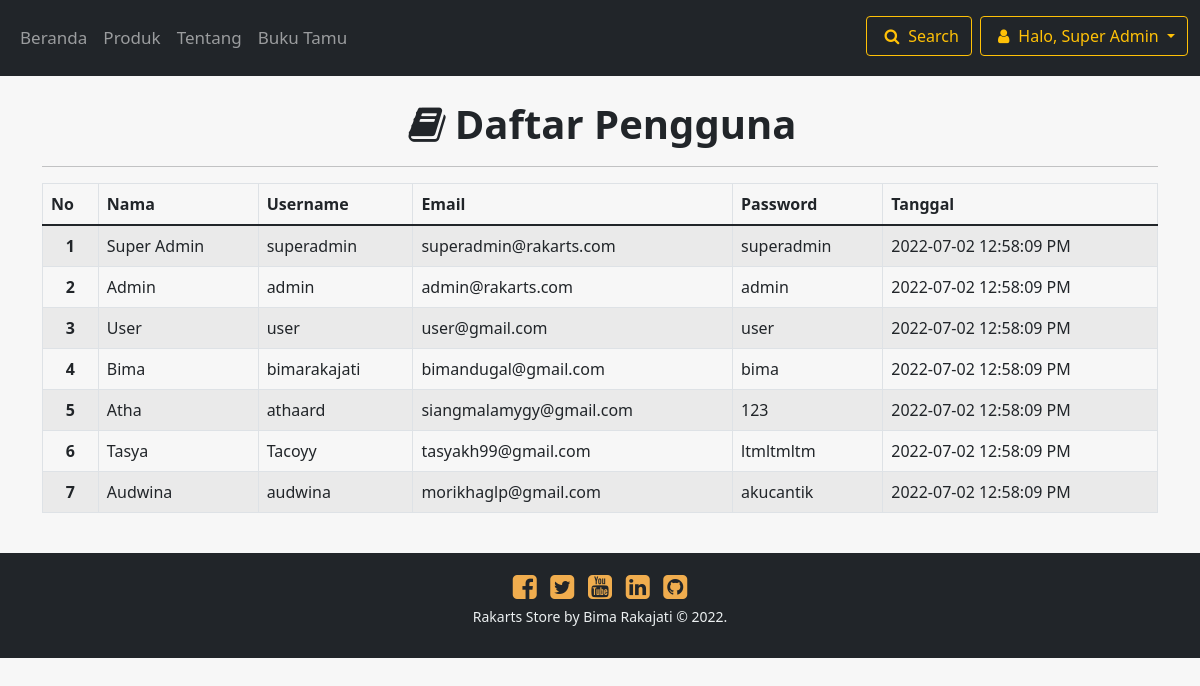
Before: /pengguna.php (signed in) with the older database file.
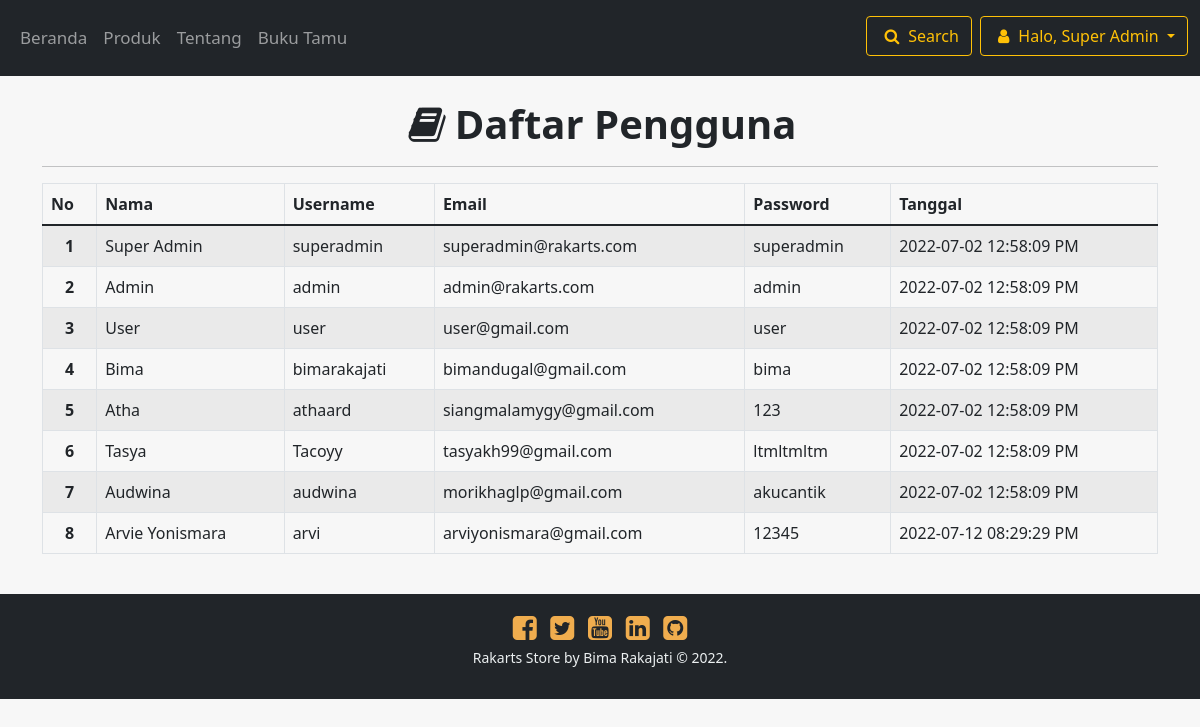
After: the same page with the newer database file.
### tables this page shows
CREATE TABLE `pengguna` (
  `id` int(11) NOT NULL,
  `name` varchar(50) NOT NULL,
  `username` varchar(25) NOT NULL,
  `email` varchar(50) NOT NULL,
  `password` varchar(75) NOT NULL,
  `level` int(11) NOT NULL,
  `tgl` datetime NOT NULL DEFAULT current_timestamp()
);

### koneksi.php (called while the page is built, shortened)
<?php
$host = "localhost";
$user = "root";
$pass = "";
$db = "rakarts";
$conn = mysqli_connect($host, $user, $pass, $db);
function query($query)
{
    global $conn;
    $result = mysqli_query($conn, $query);
    $rows = [];
    while($row= mysqli_fetch_assoc($result))
    {
        $rows[] = $row;
    }
    return $rows;
}

### pengguna.php (the view, shortened to what the changed rows need)
<!DOCTYPE html>
<html lang="en">
    <head>
        <link rel="stylesheet" href="css/style.css" />
    </head>
    <body>
        <nav class="navbar navbar-expand-lg navbar-dark bg-dark">
            <div class="container-fluid py-2">
                <div class="collapse navbar-collapse" id="navbarSupportedContent">
                    <?php
                        require 'koneksi.php';
                        if(!empty($_SESSION["id"])){
                            $id = $_SESSION["id"];
                            $result = mysqli_query($conn, "SELECT * FROM pengguna WHERE id = $id");
                            $row = mysqli_fetch_assoc($result);
                            if($row["level"] == 0) {
                                echo "
                                <ul class='navbar-nav'>
                                    <li class='nav-item'>
                                        <button class='btn btn-outline-warning mb-1' type='submit' data-bs-toggle='modal' data-bs-target='#modalSearch' style='margin-right: 8px;'><span class='fa fa-search me-1'></span>Search</button>
                                    </li>
                                    <div class='dropdown'>
                                        <button class='btn btn-outline-warning mb-1 dropdown-toggle' type='button' id='dropdownMenuButton1' data-bs-toggle='dropdown' aria-expanded='false'>
                                        <span class='fa fa-user me-1'></span>Halo, ".$row["name"]."
                                        </button>
                                        <ul class='dropdown-menu dropdown-menu-dark dropdown-menu-end' aria-labelledby='dropdownMenuButton1' style='width:100%;'>
                                        <li><a class='dropdown-item' href='pengguna.php'>Daftar Pengguna</a></li>
                                        <li><a class='dropdown-item' href='transaksi.php'>Daftar Transaksi</a></li>
                                        <li><a class='dropdown-item' data-bs-toggle='modal' data-bs-target='#modalLogout'>Keluar</a></li>
                                        </ul>
                                    </div>
                                </ul>
                                ";
                            }
                        }
                    ?>
                </div>
            </div>
        </nav>
        <div class="container bukutamu" id="animate">
            <div class="row">
                <div class="text-center">
                    <h1 class="text-dark fw-bold mt-4"><span class="fa fa-book me-1"></span>Daftar Pengguna</h1>
                </div>
            </div>
        </div>
        <div class="container mb-4" id="animate">
        <div class="table-responsive">
        <?php
            if(!empty($_SESSION["id"]) AND $row["level"] == 0){
                echo "
                <table class='table table-bordered table-hover table-striped'>
                    <thead>
                        <tr>
                            <th scope='col'>No</th>
                            <th scope='col'>Nama</th>
                            <th scope='col'>Username</th>
                            <th scope='col'>Email</th>
                            <th scope='col'>Password</th>
                            <th scope='col'>Tanggal</th>
                        </tr>
                    </thead>
                    <tbody>
                ";
                $pesanan = query('SELECT * FROM pengguna');
                $urut = 1;
                foreach ($pesanan as $ps):
                echo "
                    <tr>
                        <th scope='row' style='text-align:center'>".$urut++."</th>
                        <td>".$ps['name']."</td>
                        <td>".$ps['username']."</td>
                        <td>".$ps['email']."</td>
                        <td>".$ps['password']."</td>
                        <td>".date("Y-m-d h:i:s A", strtotime($ps['tgl']))."</td>
                    </tr>
                ";
                endforeach;
                echo "
                    </tbody>
                </table>
                ";
            }
        ?>
        </div>
        </div>
    </body>
</html>

Changed rows visible on the page:
added pengguna: name "Arvie Yonismara", username "arvi", email "arviyonismara@gmail.com", password "12345", tgl "2022-07-12 08:29:29 PM"
